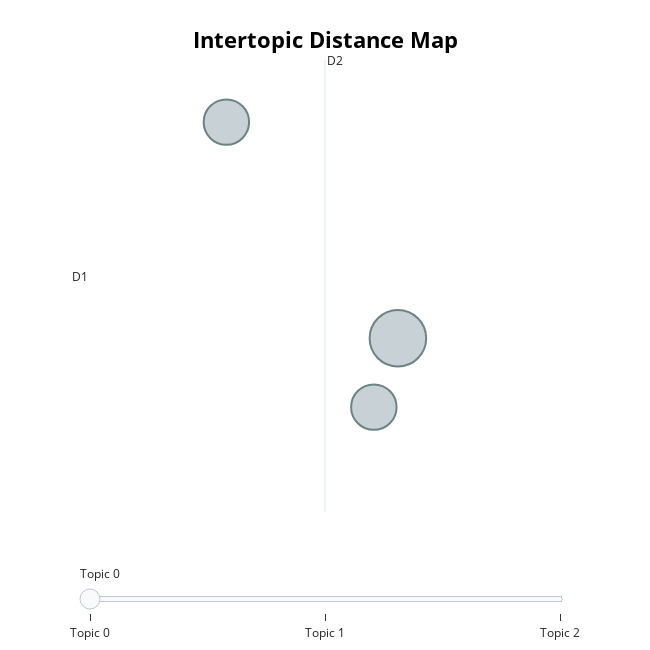

Notebook source saved alongside this figure:
### Markdown cell above
Note that the model is stocastich which means that the topics might differ across runs.


# **Visualize Topics**

### Code cell
model.visualize_topics()

### Figure 1 — Plotly figure (JSON) as saved in the notebook; plotly's stock layout.template omitted (floating-point values rounded to 4 significant figures)
{"data": [{"customdata": [[24.55, -9.333, 0, "humor | returntowork | harmful | harm | pulling", 20], [25.08, -8.413, 1, "causation | fathers | assessed | onset | adolescent", 31], [21.33, -5.528, 2, "interval | odds | cancer | pregnancy | depressive", 20]], "hovertemplate": "<b>Topic %{customdata[2]}</b><br>Words: %{customdata[3]}<br>Size: %{customdata[4]}", "legendgroup": "", "marker": {"color": "#B0BEC5", "line": {"color": "DarkSlateGrey", "width": 2}, "size": [20, 31, 20], "sizemode": "area", "sizeref": 0.01937, "symbol": "circle"}, "mode": "markers", "name": "", "orientation": "v", "showlegend": false, "type": "scatter", "x": [24.55, 25.08, 21.33], "xaxis": "x", "y": [-9.333, -8.413, -5.528], "yaxis": "y"}], "layout": {"annotations": [{"showarrow": false, "text": "D1", "x": 18.13, "y": -7.716, "yshift": 10}, {"showarrow": false, "text": "D2", "x": 23.48, "xshift": 10, "y": -4.699}], "height": 650, "hoverlabel": {"bgcolor": "white", "font": {"family": "Rockwell", "size": 16}}, "legend": {"itemsizing": "constant", "tracegroupgap": 0}, "margin": {"t": 60}, "shapes": [{"line": {"color": "#CFD8DC", "width": 2}, "type": "line", "x0": 23.48, "x1": 23.48, "y0": -10.73, "y1": -4.699}, {"line": {"color": "#9E9E9E", "width": 2}, "type": "line", "x0": 18.13, "x1": -4.699, "y0": -7.716, "y1": -7.716}], "sliders": [{"active": 0, "pad": {"t": 50}, "steps": [{"args": [{"marker.color": [["red", "#B0BEC5", "#B0BEC5"]]}], "label": "Topic 0", "method": "update"}, {"args": [{"marker.color": [["#B0BEC5", "red", "#B0BEC5"]]}], "label": "Topic 1", "method": "update"}, {"args": [{"marker.color": [["#B0BEC5", "#B0BEC5", "red"]]}], "label": "Topic 2", "method": "update"}]}], "title": {"font": {"color": "Black", "size": 22}, "text": "<b>Intertopic Distance Map", "x": 0.5, "xanchor": "center", "y": 0.95, "yanchor": "top"}, "width": 650, "xaxis": {"anchor": "y", "domain": [0.0, 1.0], "range": [18.13, 28.84], "title": {"text": ""}, "visible": false}, "yaxis": {"anchor": "x", "domain": [0.0, 1.0], "range": [-10.73, -4.699], "title": {"text": ""}, "visible": false}}}
